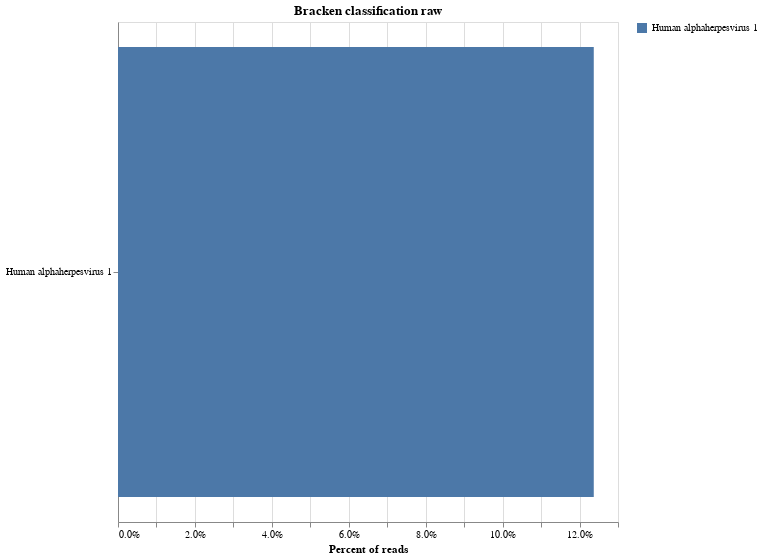

The cell this chart's notebook holds for it:
### Code cell
bracken_bar_plot = bracken_raw.bar_chart_bracken_raw(
    cleaned_bracken_report, number=number,virus_only=True
)
bracken_bar_plot

### Figure 1 — Vega-Lite specification as saved in the notebook (floating-point values rounded to 4 significant figures)
{"config": {"view": {"continuousWidth": 400, "continuousHeight": 300}}, "data": {"name": "data-b0c4e0d3bc9885e34157763d54e37ead"}, "mark": "bar", "encoding": {"color": {"field": "name", "title": null, "type": "nominal"}, "tooltip": [{"field": "domain", "type": "nominal"}, {"field": "new_est_reads", "title": "Number of reads", "type": "quantitative"}], "x": {"axis": {"format": ".1%"}, "field": "percent", "title": "Percent of reads", "type": "quantitative"}, "y": {"field": "name", "sort": "-x", "title": null, "type": "nominal"}}, "height": 500, "title": "Bracken classification raw", "width": 500, "$schema": "https://vega.github.io/schema/vega-lite/v4.17.0.json", "datasets": {"data-b0c4e0d3bc9885e34157763d54e37ead": [{"percent": 0.1237, "new_est_reads": 259, "level": "S", "tax_id": 10298, "name": "                    Human alphaherpesvirus 1", "domain": "Virus"}]}}
